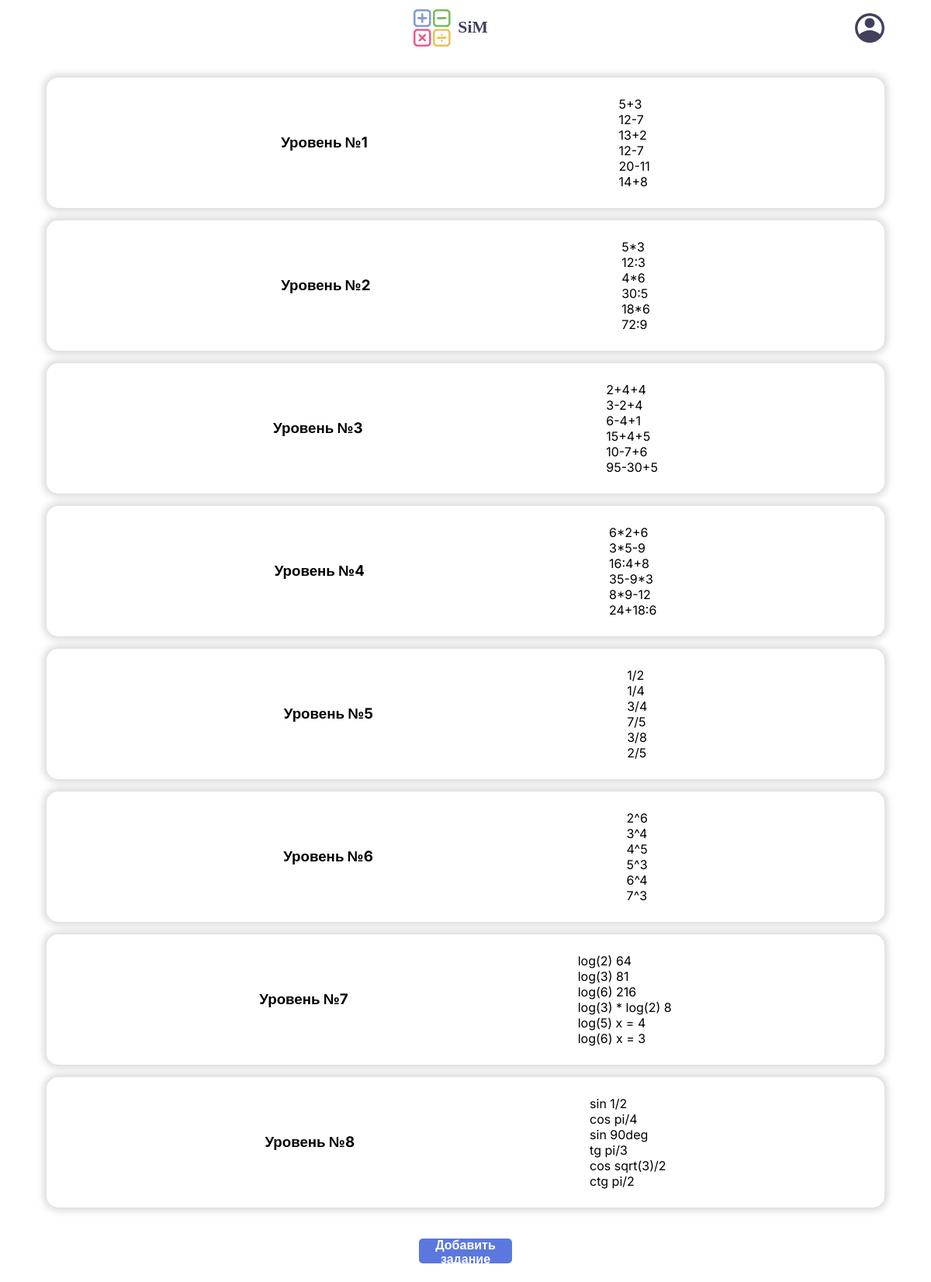
The app's page /mathGame/admin_panel.php with its own data.
### tables this page shows
CREATE TABLE `levels` (
  `id` int(11) NOT NULL,
  `level_number` bigint(20) NOT NULL,
  `tasks` longtext NOT NULL
);

### mathGame/admin_panel.php (the view, shortened to what this page needs)
<?php
require_once 'connection/database.php';
?>
<!DOCTYPE html>
<html lang="en">
<head>
    <link rel="stylesheet" href="styles/header_style.css">
    <link rel="stylesheet" href="styles/admins_style.css">
</head>
<body>
    <header>
        <a href="levels.php" class="logo_link">
            <img src="images/LOGOTYPE.svg" alt="Логотип сервиса" class="logo_image">
        </a>
        <a href="profile.php" class="profile_link">
            <img src="images/profile.svg" alt="Личный кабинет" class="profile_image">
        </a>
    </header>
    <div class="info_container">
        <?php
            $queryLevelCount = "SELECT * FROM levels";
            $resCount = $conn->query($queryLevelCount);
            if ($resCount->num_rows > 0) {
                while ($row = $resCount->fetch_assoc()) {
                    echo "<div class='task'>";
                    echo "<div class='task_item'><h3>Уровень №" . $row["level_number"] . "</h3></div>";
                    $arr = explode("???", $row["tasks"]);
                    echo "<div class='task_item'>";
                    echo "<ul>";
                    foreach ($arr as $key => $value) {
                        echo "<li>$value</li>";
                    }
                    echo "</ul></div>";
                    echo "</div>";
                }
            } else {
                echo "<h2>Пока нет уровней</h2>";
            }
        ?>
        <button class="open_form">Добавить задание</button>
    </div>
</body>
</html>

### mathGame/styles/header_style.css (style rules this page uses)
* { margin: 0; padding: 0; }
body { display: flex; flex-direction: column; }
header { display: flex; justify-content: space-between; align-items: center; padding: 1% 5%; }
.logo_link { width: 9%; text-align: center; }
.profile_link { width: 3.5%; }

### mathGame/styles/admins_style.css (style rules this page uses)
.info_container { display: flex; flex-direction: column; align-items: center; gap: 2vh; padding-top: 2%; font-family: "Inter", sans-serif; }
.open_form { height: 4vh; width: 10vw; margin: 2% 0; border: none; border-radius: 5px; background-color: #4767dbe2; color: white; font-size: 1em; font-weight: 600; }
.task { display: flex; align-items: center; justify-content: space-evenly; gap: 2%; width: 90%; padding: 2% 0; border-radius: 15px; box-shadow: 0 0 10px 4px rgba(134, 134, 134, 0.317); }
ul { list-style-type: none; }

### records on screen
levels: level_number "1", tasks "5+3", tasks "12-7", tasks "13+2", tasks "20-11", tasks "14+8"
levels: level_number "2", tasks "5*3", tasks "12:3", tasks "4*6", tasks "30:5", tasks "18*6", tasks "72:9"
levels: level_number "3", tasks "2+4+4", tasks "3-2+4", tasks "6-4+1", tasks "15+4+5", tasks "10-7+6", tasks "95-30+5"
levels: level_number "4", tasks "6*2+6", tasks "3*5-9", tasks "16:4+8", tasks "35-9*3", tasks "8*9-12", tasks "24+18:6"
levels: level_number "5", tasks "1/2", tasks "1/4", tasks "3/4", tasks "7/5", tasks "3/8", tasks "2/5"
levels: level_number "6", tasks "2^6", tasks "3^4", tasks "4^5", tasks "5^3", tasks "6^4", tasks "7^3"
levels: level_number "7", tasks "log(2) 64", tasks "log(3) 81", tasks "log(6) 216", tasks "log(3) * log(2) 8", tasks "log(5) x = 4", tasks "log(6) x = 3"
levels: level_number "8", tasks "sin 1/2", tasks "cos pi/4", tasks "sin 90deg", tasks "tg pi/3", tasks "cos sqrt(3)/2", tasks "ctg pi/2"
